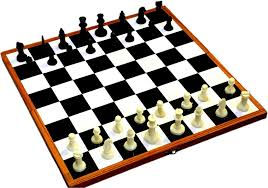
#> input picture Qn_7_.jpg, 268 x 188 px
$ jupyter execute exp7dipt.ipynb
#> lines starting #> are read from the running program, lines starting #| are printed output that depends on the picture; after the words box and inside, x2 and y2 are one past the last pixel; in counts of white or black regions, pixels touching at a corner belong together
### Detect-the-lines-using-Hough-Transform
### Reg no:212224240146
### Name:saranya.J

[cell 1]
import cv2
import numpy as np
import matplotlib.pyplot as plt

[cell 2]
# Step 2: Load the image using imread() from cv2 module
image = cv2.imread('Qn_7_.jpg')  # Replace 'image.jpg' with your image path
#> image is the input picture: shape (188, 268, 3); mean B, G, R 168.5, 175.6, 183.1

[cell 3]
# Step 3: Convert the image to grayscale
gray_image = cv2.cvtColor(image, cv2.COLOR_BGR2GRAY)
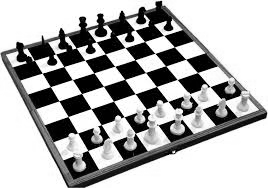
#> gray_image: shape (188, 268); min 0, max 255, mean 177

[cell 4]
# Input image and grayscale image
plt.imshow(cv2.cvtColor(image, cv2.COLOR_BGR2RGB))  # Convert image to RGB for displaying
plt.title("Input Image")
plt.axis('off')

[cell 5]
plt.imshow(gray_image, cmap='gray')
plt.title("Grayscale Image")
plt.axis('off')

[cell 6]
# Step 4: Using Canny operator from cv2, detect the edges of the image
edges = cv2.Canny(gray_image, 50, 150)  # Canny edge detection with threshold values 50 and 150
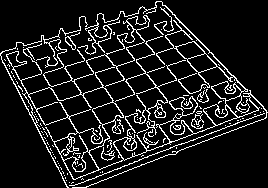
#> edges: shape (188, 268); 11.3% white in thin lines or dots

[cell 7]
# Canny Edge Detector output
plt.imshow(edges, cmap='gray')
plt.title("Canny Edge Detector")
plt.axis('off')

[cell 8]
# Step 5: Using the HoughLinesP(), detect line coordinates for every point in the image
# The parameters of HoughLinesP are: image, resolution, threshold, minLineLength, maxLineGap
lines = cv2.HoughLinesP(edges, 1, np.pi / 180, 100, minLineLength=50, maxLineGap=10)
#> lines = 14 rows, first 6: [28, 111, 209, 52], [161, 1, 263, 106], [68, 187, 266, 111], [0, 55, 67, 187], [43, 35, 130, 169], [13, 82, 187, 29]

[cell 9]
# Step 6: Using a for loop, draw the lines on the original image using the detected coordinates
# The lines variable contains the endpoints of the detected lines
for line in lines:
    x1, y1, x2, y2 = line[0]  # Unpacking the line coordinates
    cv2.line(image, (x1, y1), (x2, y2), (0, 255, 0), 2)  # Draw green lines with thickness of 2
#> this loop made 14 passes
#> (x1, y1, x2, y2) on passes 1 to 12: (28, 111, 209, 52), (161, 1, 263, 106), (68, 187, 266, 111), (0, 55, 67, 187), (43, 35, 130, 169), (13, 82, 187, 29), (140, 8, 245, 125), (66, 33, 134, 130), (121, 161, 263, 107), (45, 125, 221, 64), (28, 94, 197, 39), (102, 18, 191, 131)
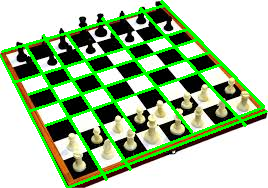
#> image: shape (188, 268, 3); 12.89% of pixels changed, all inside (x1, y1, x2, y2) = (0, 0, 268, 188)

[cell 10]
# Display the result of Hough Transform (Image with lines)
plt.imshow(cv2.cvtColor(image, cv2.COLOR_BGR2RGB))  # Image with lines drawn
plt.title("Result of Hough Transform")
plt.axis('off')
